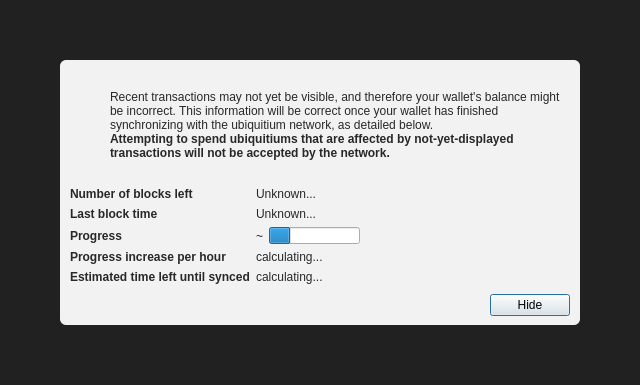
<?xml version="1.0" encoding="UTF-8"?>
<ui version="4.0">
 <class>ModalOverlay</class>
 <widget class="ModalOverlay" name="ModalOverlay">
  <property name="geometry">
   <rect>
    <x>0</x>
    <y>0</y>
    <width>640</width>
    <height>385</height>
   </rect>
  </property>
  <property name="windowTitle">
   <string>Form</string>
  </property>
  <layout class="QVBoxLayout" name="verticalLayout" stretch="0">
   <property name="sizeConstraint">
    <enum>QLayout::SetDefaultConstraint</enum>
   </property>
   <property name="leftMargin">
    <number>0</number>
   </property>
   <property name="topMargin">
    <number>0</number>
   </property>
   <property name="rightMargin">
    <number>0</number>
   </property>
   <property name="bottomMargin">
    <number>0</number>
   </property>
   <item>
    <widget class="QWidget" name="bgWidget" native="true">
     <property name="styleSheet">
      <string notr="true">#bgWidget { background: rgba(0,0,0,220); }</string>
     </property>
     <layout class="QVBoxLayout" name="verticalLayoutMain" stretch="1">
      <property name="leftMargin">
       <number>60</number>
      </property>
      <property name="topMargin">
       <number>60</number>
      </property>
      <property name="rightMargin">
       <number>60</number>
      </property>
      <property name="bottomMargin">
       <number>60</number>
      </property>
      <item>
       <widget class="QWidget" name="contentWidget" native="true">
        <property name="styleSheet">
         <string notr="true">#contentWidget { background: rgba(255,255,255,240); border-radius: 6px; }

QLabel { color: rgb(40,40,40);  }</string>
        </property>
        <layout class="QVBoxLayout" name="verticalLayoutSub" stretch="1,0,0,0">
         <property name="spacing">
          <number>0</number>
         </property>
         <property name="leftMargin">
          <number>10</number>
         </property>
         <property name="topMargin">
          <number>10</number>
         </property>
         <property name="rightMargin">
          <number>10</number>
         </property>
         <property name="bottomMargin">
          <number>10</number>
         </property>
         <item>
          <layout class="QHBoxLayout" name="horizontalLayoutIconText" stretch="0,1">
           <property name="topMargin">
            <number>20</number>
           </property>
           <item>
            <layout class="QVBoxLayout" name="verticalLayoutIcon">
             <property name="leftMargin">
              <number>0</number>
             </property>
             <item>
              <widget class="QPushButton" name="warningIcon">
               <property name="enabled">
                <bool>false</bool>
               </property>
               <property name="text">
                <string/>
               </property>
               <property name="icon">
                <iconset>
                 <normaloff>:/icons/warning</normaloff>
                 <disabledoff>:/icons/warning</disabledoff>:/icons/warning</iconset>
               </property>
               <property name="iconSize">
                <size>
                 <width>48</width>
                 <height>48</height>
                </size>
               </property>
               <property name="flat">
                <bool>true</bool>
               </property>
              </widget>
             </item>
             <item>
              <spacer name="verticalSpacerWarningIcon">
               <property name="orientation">
                <enum>Qt::Vertical</enum>
               </property>
               <property name="sizeHint" stdset="0">
                <size>
                 <width>20</width>
                 <height>40</height>
                </size>
               </property>
              </spacer>
             </item>
            </layout>
           </item>
           <item>
            <layout class="QVBoxLayout" name="verticalLayoutInfoText">
             <property name="leftMargin">
              <number>0</number>
             </property>
             <property name="topMargin">
              <number>0</number>
             </property>
             <item>
              <widget class="QLabel" name="infoText">
               <property name="text">
                <string>Recent transactions may not yet be visible, and therefore your wallet's balance might be incorrect. This information will be correct once your wallet has finished synchronizing with the ubiquitium network, as detailed below.</string>
               </property>
               <property name="textFormat">
                <enum>Qt::RichText</enum>
               </property>
               <property name="wordWrap">
                <bool>true</bool>
               </property>
              </widget>
             </item>
             <item>
              <widget class="QLabel" name="infoTextStrong">
               <property name="font">
                <font>
                 <weight>75</weight>
                 <bold>true</bold>
                </font>
               </property>
               <property name="text">
                <string>Attempting to spend ubiquitiums that are affected by not-yet-displayed transactions will not be accepted by the network.</string>
               </property>
               <property name="textFormat">
                <enum>Qt::RichText</enum>
               </property>
               <property name="wordWrap">
                <bool>true</bool>
               </property>
              </widget>
             </item>
             <item>
              <spacer name="verticalSpacerInTextSpace">
               <property name="orientation">
                <enum>Qt::Vertical</enum>
               </property>
               <property name="sizeHint" stdset="0">
                <size>
                 <width>20</width>
                 <height>40</height>
                </size>
               </property>
              </spacer>
             </item>
            </layout>
           </item>
          </layout>
         </item>
         <item>
          <spacer name="verticalSpacerAfterText">
           <property name="orientation">
            <enum>Qt::Vertical</enum>
           </property>
           <property name="sizeHint" stdset="0">
            <size>
             <width>20</width>
             <height>40</height>
            </size>
           </property>
          </spacer>
         </item>
         <item>
          <layout class="QFormLayout" name="formLayout">
           <property name="fieldGrowthPolicy">
            <enum>QFormLayout::FieldsStayAtSizeHint</enum>
           </property>
           <property name="horizontalSpacing">
            <number>6</number>
           </property>
           <property name="verticalSpacing">
            <number>6</number>
           </property>
           <property name="topMargin">
            <number>10</number>
           </property>
           <item row="0" column="0">
            <widget class="QLabel" name="labelNumberOfBlocksLeft">
             <property name="font">
              <font>
               <weight>75</weight>
               <bold>true</bold>
              </font>
             </property>
             <property name="text">
              <string>Number of blocks left</string>
             </property>
            </widget>
           </item>
           <item row="0" column="1">
            <widget class="QLabel" name="numberOfBlocksLeft">
             <property name="text">
              <string>Unknown...</string>
             </property>
            </widget>
           </item>
           <item row="1" column="0">
            <widget class="QLabel" name="labelLastBlockTime">
             <property name="font">
              <font>
               <weight>75</weight>
               <bold>true</bold>
              </font>
             </property>
             <property name="text">
              <string>Last block time</string>
             </property>
            </widget>
           </item>
           <item row="1" column="1">
            <widget class="QLabel" name="newestBlockDate">
             <property name="sizePolicy">
              <sizepolicy hsizetype="Maximum" vsizetype="Preferred">
               <horstretch>0</horstretch>
               <verstretch>0</verstretch>
              </sizepolicy>
             </property>
             <property name="text">
              <string>Unknown...</string>
             </property>
            </widget>
           </item>
           <item row="2" column="0">
            <widget class="QLabel" name="labelSyncDone">
             <property name="font">
              <font>
               <weight>75</weight>
               <bold>true</bold>
              </font>
             </property>
             <property name="text">
              <string>Progress</string>
             </property>
            </widget>
           </item>
           <item row="2" column="1">
            <layout class="QHBoxLayout" name="horizontalLayoutSync" stretch="0,1">
             <item>
              <widget class="QLabel" name="percentageProgress">
               <property name="text">
                <string notr="true">~</string>
               </property>
              </widget>
             </item>
             <item>
              <widget class="QProgressBar" name="progressBar">
               <property name="value">
                <number>24</number>
               </property>
               <property name="format">
                <string/>
               </property>
              </widget>
             </item>
            </layout>
           </item>
           <item row="4" column="0">
            <widget class="QLabel" name="labelProgressIncrease">
             <property name="font">
              <font>
               <weight>75</weight>
               <bold>true</bold>
              </font>
             </property>
             <property name="text">
              <string>Progress increase per hour</string>
             </property>
            </widget>
           </item>
           <item row="4" column="1">
            <widget class="QLabel" name="progressIncreasePerH">
             <property name="text">
              <string>calculating...</string>
             </property>
            </widget>
           </item>
           <item row="5" column="0">
            <widget class="QLabel" name="labelEstimatedTimeLeft">
             <property name="font">
              <font>
               <weight>75</weight>
               <bold>true</bold>
              </font>
             </property>
             <property name="text">
              <string>Estimated time left until synced</string>
             </property>
            </widget>
           </item>
           <item row="5" column="1">
            <widget class="QLabel" name="expectedTimeLeft">
             <property name="text">
              <string>calculating...</string>
             </property>
            </widget>
           </item>
          </layout>
         </item>
         <item>
          <layout class="QHBoxLayout" name="horizontalLayoutButtons">
           <property name="leftMargin">
            <number>10</number>
           </property>
           <property name="topMargin">
            <number>10</number>
           </property>
           <item>
            <spacer name="horizontalSpacer">
             <property name="orientation">
              <enum>Qt::Horizontal</enum>
             </property>
             <property name="sizeHint" stdset="0">
              <size>
               <width>40</width>
               <height>20</height>
              </size>
             </property>
            </spacer>
           </item>
           <item>
            <widget class="QPushButton" name="closeButton">
             <property name="text">
              <string>Hide</string>
             </property>
             <property name="focusPolicy">
              <enum>Qt::StrongFocus</enum>
             </property>
             <property name="default">
              <bool>true</bool>
             </property>
            </widget>
           </item>
          </layout>
         </item>
        </layout>
       </widget>
      </item>
     </layout>
    </widget>
   </item>
  </layout>
 </widget>
 <customwidgets>
  <customwidget>
   <class>ModalOverlay</class>
   <extends>QWidget</extends>
   <header>qt/modaloverlay.h</header>
   <container>1</container>
  </customwidget>
 </customwidgets>
 <resources/>
 <connections/>
</ui>
